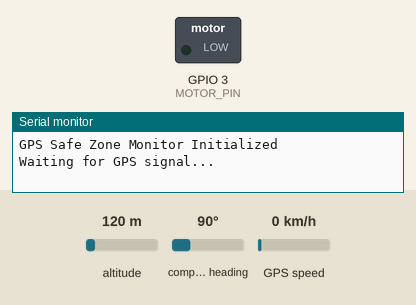
This sketch was run on a simulated ESP32. On the bench: switched loads named in the sketch (green lamp = pin HIGH), the last lines printed to the serial monitor. The inputs (shaded band) are chosen by the test bench; at power-on: altitude 120 m, compass heading 90°, GPS speed 0 km/h. The GPS gets a fix after 3 s at 37.7749, -122.4194 with 8 satellites.

Above: at 0.1 s.
At 3.1 s:
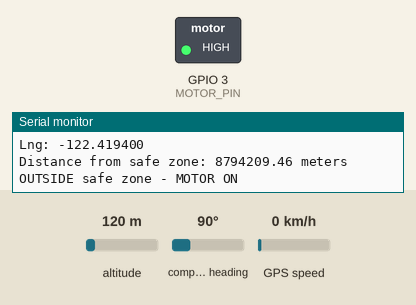
Timing chart, 0 to 4.6 s (numbered marks = the images above):
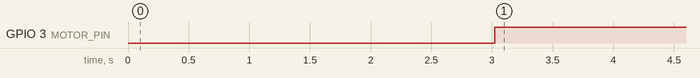

Measured:
- by itself, GPIO 3 (MOTOR_PIN): LOW → HIGH at 3.0 s

The sketch:

GPSTEST1.ino
```cpp
#include <TinyGPS++.h>
#include <HardwareSerial.h>

// GPS module on UART1
HardwareSerial SerialGPS(1);
#define GPS_RX 2  // GPS TX --> ESP32 RX1 (GPIO2)
#define GPS_TX 1  // GPS RX --> ESP32 TX1 (GPIO1)

// Vibration motor connected to GPIO 3 (WARNING: shared with USB Serial RX)
#define MOTOR_PIN 3

TinyGPSPlus gps;

// Safe zone center (change as needed)
const double SAFE_LAT = 59.438940;
const double SAFE_LNG = 24.772575;
const double SAFE_RADIUS_METERS = 50.0;

void setup() {
  Serial.begin(115200);                         // Serial monitor
  SerialGPS.begin(9600, SERIAL_8N1, GPS_RX, GPS_TX);  // GPS module

  pinMode(MOTOR_PIN, OUTPUT);
  digitalWrite(MOTOR_PIN, LOW);  // Start with motor OFF

  Serial.println("GPS Safe Zone Monitor Initialized");
  Serial.println("Waiting for GPS signal...");
}

// Print parsed GPS data every 2 seconds
void loop() {
  static unsigned long lastPrint = 0;
  static unsigned long lastAlert = 0;

  while (SerialGPS.available() > 0) {
    char c = SerialGPS.read();
    gps.encode(c);

    // Remove this line to avoid raw NMEA flooding
    // Serial.write(c);
  }

  if (gps.location.isValid() && gps.location.isUpdated()) {
    // Print every 2 seconds
    if (millis() - lastPrint > 2000) {
      lastPrint = millis();

      double lat = gps.location.lat();
      double lng = gps.location.lng();
      double distance = TinyGPSPlus::distanceBetween(lat, lng, SAFE_LAT, SAFE_LNG);

      Serial.print("\nSatellites: ");
      Serial.println(gps.satellites.value());

      Serial.print("Fix Type: ");
      if (gps.location.age() == 0) Serial.println("FRESH FIX");
      else if (gps.location.age() == 255) Serial.println("NO FIX");
      else Serial.println("STALE FIX");

      Serial.print("Lat: ");
      Serial.println(lat, 6);
      Serial.print("Lng: ");
      Serial.println(lng, 6);

      Serial.print("Distance from safe zone: ");
      Serial.print(distance, 2);
      Serial.println(" meters");

      // Trigger vibration motor if outside safe zone
      if (distance > SAFE_RADIUS_METERS) {
        Serial.println("OUTSIDE safe zone - MOTOR ON");
        digitalWrite(MOTOR_PIN, HIGH);
      } else {
        Serial.println("INSIDE safe zone - MOTOR OFF");
        digitalWrite(MOTOR_PIN, LOW);
      }
    }
  }

  // Alert if no satellites every 5 seconds
  if (millis() - lastAlert > 5000) {
    lastAlert = millis();
    if (gps.satellites.value() == 0) {
      Serial.println("\n⚠️ NO SATELLITES DETECTED - check GPS module & antenna");
    }
  }
}
```
